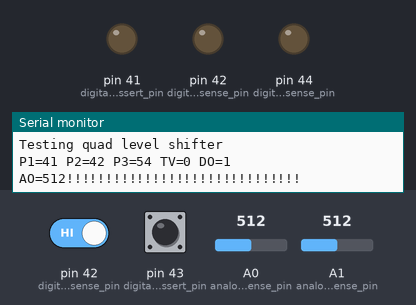
This sketch was run on a simulated Arduino Mega 2560, built with avr-gcc and run on an emulated ATmega2560. Parts: output pins drawn as LEDs (lit = HIGH), the last lines printed to the serial monitor. The test bench sets the inputs (shaded band); at power-on: pin 42 (digital_sense_pin) HIGH, pin 43 (digital_assert_pin) HIGH, A0 (analog_sense_pin) = 512, A1 (analog_sense_pin) = 512.

Above: at 0.5 s.
At 2.0 s:
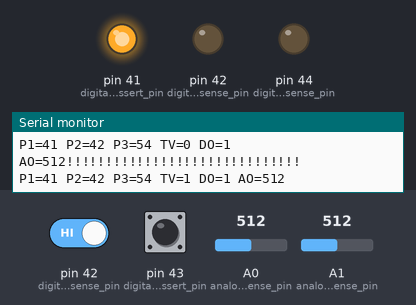
At 5.0 s:
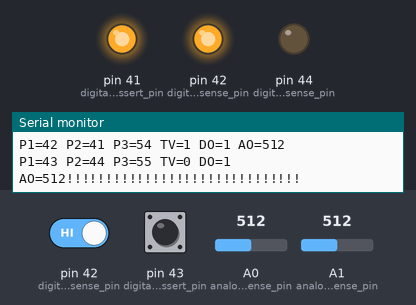
At 10.0 s:
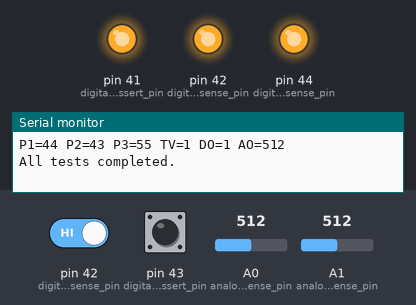
At 13.5 s:
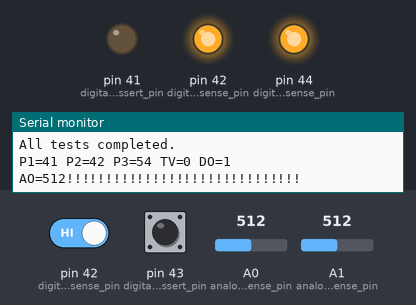
At 15.5 s:
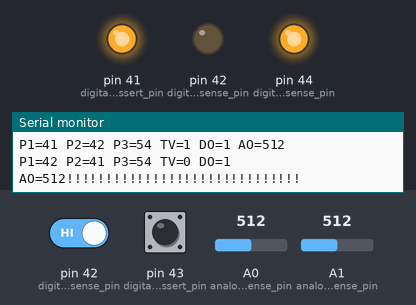
Timing chart, 0 to 16.9 s (numbered marks = the images above):
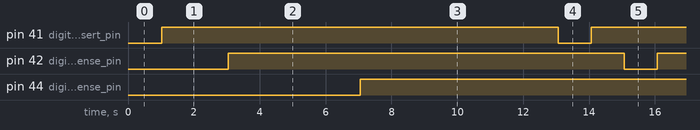

The sketch:

qlst.ino
```cpp
void setup() {
  Serial.begin(9600);
  while (!Serial) {
    delay(200);
  }
  Serial.println("Testing quad level shifter");
}

void loop() {
  // put your main code here, to run repeatedly:
  for (int input_pin = 1; input_pin <= 4; input_pin++ ) {
    for (int expected_value = 0; expected_value <= 1; expected_value++) {
      do_test(input_pin, expected_value);
    }
  }
  Serial.println("All tests completed.");
  delay(5000L);
}

void do_test(int inp, int test_value) {
  int digital_assert_pin;
  int digital_sense_pin;
  int analog_sense_pin;
  int digital_sense_value;
  int analog_sense_value;

  switch (inp) {
    case 1:
      digital_assert_pin = 41;
      digital_sense_pin = 42;
      analog_sense_pin = A0;
      break;
    case 2:
      digital_assert_pin = 42;
      digital_sense_pin = 41;
      analog_sense_pin = A0;
      break;
    case 3:
      digital_assert_pin = 43;
      digital_sense_pin = 44;
      analog_sense_pin = A1;
      break;
    case 4:
      digital_assert_pin = 44;
      digital_sense_pin = 43;
      analog_sense_pin = A1;
      break;
    default:
      Serial.println("illegal pin value");
      delay(999999L);
  }
  switch (test_value) {
    case 0:
    case 1:
      break;
    default:
      Serial.println("illegal test value");
      delay(999999L);
  }

  set_pin_modes(digital_assert_pin, digital_sense_pin);
  delay(1);
  digitalWrite(digital_assert_pin, test_value);
  delay(1);
  digital_sense_value = digitalRead(digital_sense_pin);
  analog_sense_value = analogRead(analog_sense_pin);
  delay(1);
  digital_sense_value = digitalRead(digital_sense_pin);
  analog_sense_value = analogRead(analog_sense_pin);

  Serial.print("P1="); Serial.print(digital_assert_pin);
  Serial.print(" P2="); Serial.print(digital_sense_pin);
  Serial.print(" P3="); Serial.print(analog_sense_pin);
  Serial.print(" TV="); Serial.print(test_value);
  Serial.print(" DO="); Serial.print(digital_sense_value);
  Serial.print(" AO="); Serial.print(analog_sense_value);
  if (test_value != digital_sense_value) {
    Serial.print("!!!!!!!!!!!!!!!!!!!!!!!!!!!!!!");
  }
  Serial.println();
  delay(1000);
//  while (Serial.available()<=1) {
//    delay(5);
//  }
//  Serial.read();
}

void set_pin_modes(int digital_output_pin, int digital_input_pin) {
  pinMode(digital_output_pin, OUTPUT);
  pinMode(digital_input_pin, INPUT_PULLUP);
}
```

Measured:
- by itself, pin 41 (digital_assert_pin), pin 42 (digital_sense_pin), pin 44 (digital_sense_pin): alternates HIGH for 12.0 s and LOW for 1.0 s
